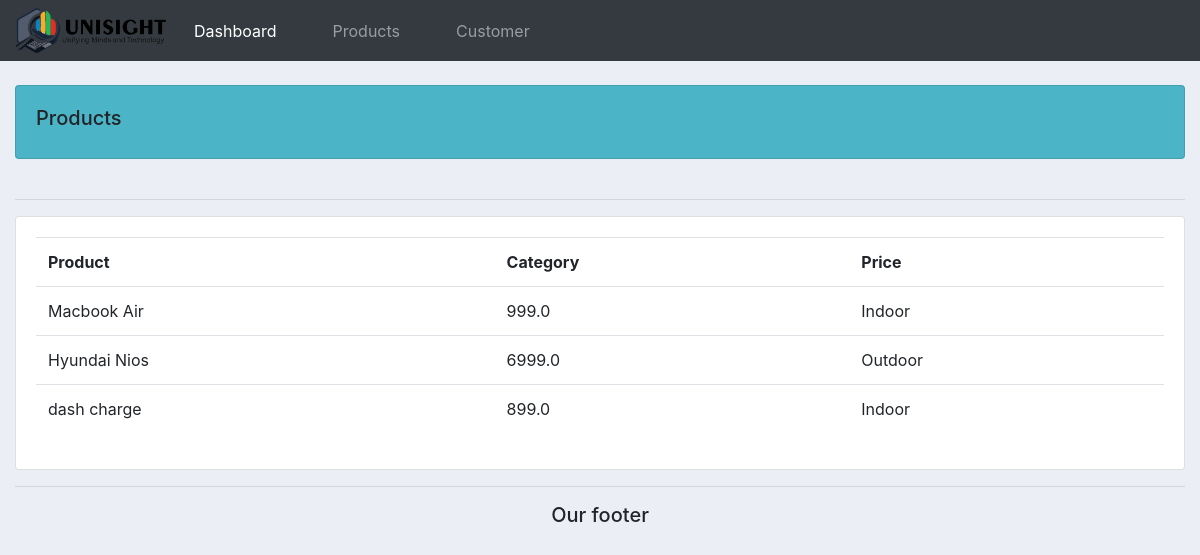
Screenshot of /products/ with the database file from the repository.
### accounts/models.py (models this page shows, shortened)
class Product(models.Model):
    CATEGORY=(
        ('Indoor','Indoor'),
        ('Outdoor','Outdoor')
    )
    name = models.CharField(max_length=200 ,null=True)
    price = models.FloatField(null=True)
    category =  models.CharField(max_length=200 ,null=True, choices=CATEGORY)
    description = models.CharField(max_length=200 ,null=True, blank=True)
    date_created = models.DateTimeField(auto_now_add=True,null=True)
    tags = models.ManyToManyField(Tag)

### accounts/views.py (the view)
# urls.py: path('products/',views.product, name="products"),
def product(request):
    product = Product.objects.all()
    return render(request,'accounts/products.html', {'product':product})

### accounts/templates/accounts/products.html
{% extends 'accounts/main.html' %}
  {% block content %}
<br>
    <div class="row">
      <div class="col-md">
        <div class="card card-body" style="background-color:#4cb4c7">
          <h5>Products</h5>
        </div>
        <br>
        <hr>
        <div class="card card-body">
          <table class="table">
            <tr>
              <th>Product</th>
              <th>Category</th>
              <th>Price</th>
            </tr>
            {% for i in product %}
            <tr>
              <td>{{i.name}}</td>
              <td>{{i.price}}</td>
              <td>{{i.category}}</td>
            </tr>
            {% endfor %}
          </table>
        </div>
      </div>
    </div>
  {% endblock %}

### static/css/main.css (style rules this page uses)
body { background-color: #ebeff5; }

### rows the page displays
Product: name "Macbook Air", price "999.0", category "Indoor"
Product: name "Hyundai Nios", price "6999.0", category "Outdoor"
Product: name "dash charge", price "899.0", category "Indoor"
